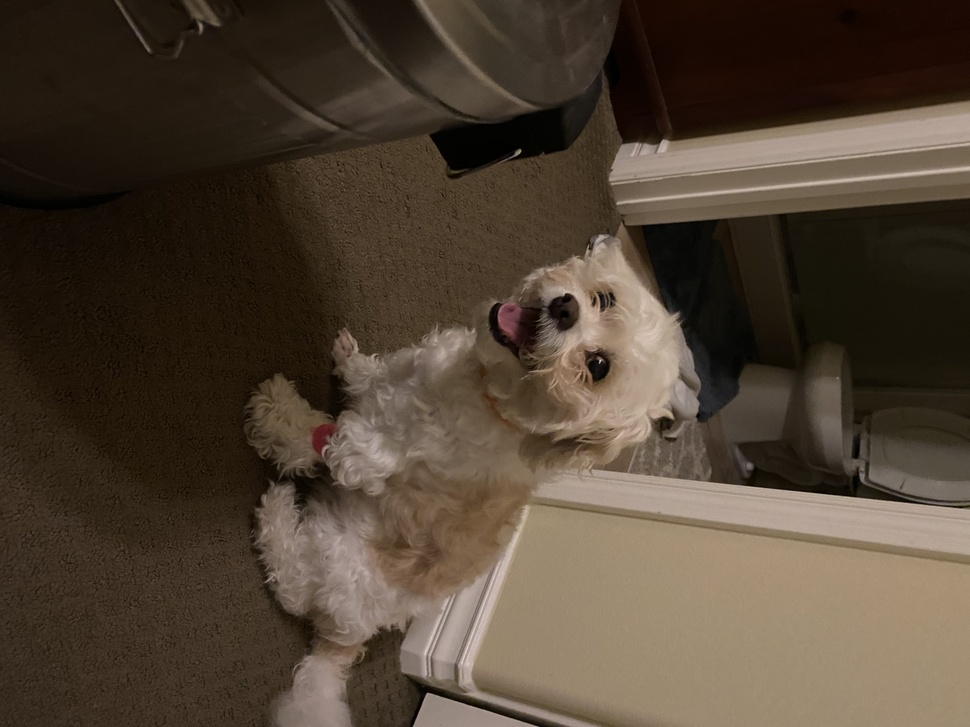
#> input picture images/dog.JPG, 970 x 727 px, shrunk from 4032 x 3024 before the run
$ python image_compression.py
#> lines starting #> are read from the running program, lines starting #| are printed output that depends on the picture
from PIL import Image
import matplotlib.pyplot as plt
import numpy as np

# Image Compression with Singular Value Decomposition

# Load the image and convert it to grayscale (to prevent complexity with colors)
img = Image.open("./images/dog.JPG").convert('LA')
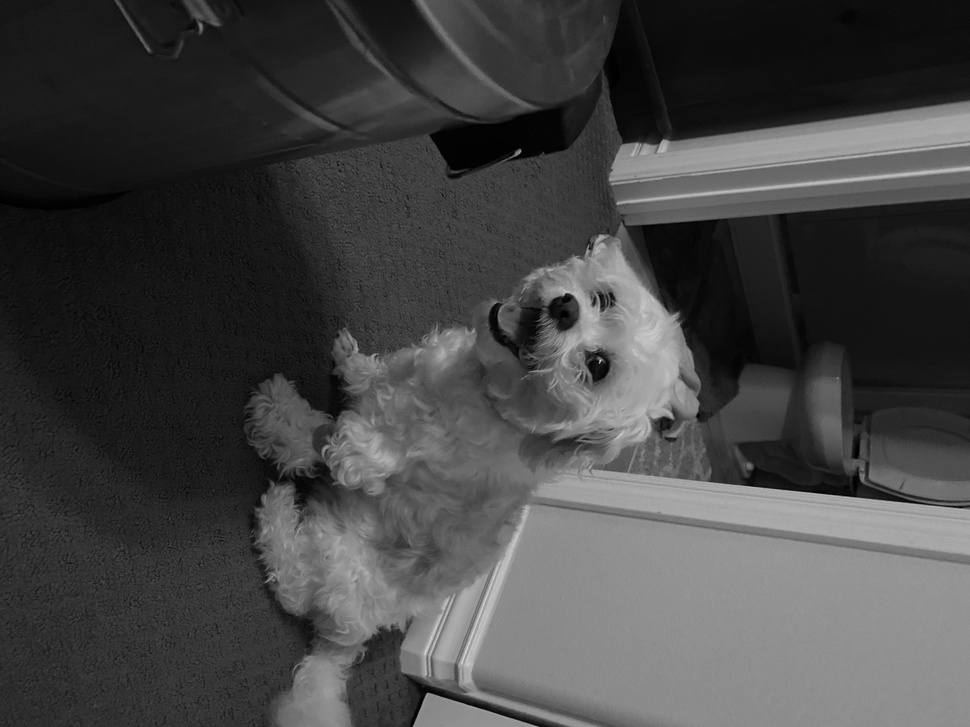
#> img: PIL image 970x727 LA; mean R, G, B, A 68.5, 68.5, 68.5, 255

imgmat = np.array(list(img.getdata(band=0)), float)

# img.size[1]: Height (number of rows).
# img.size[0]: Width (number of columns).
imgmat.shape = (img.size[1], img.size[0])

# Convert image data to a matrix
imgmat = np.matrix(imgmat)

# Get the SVD of the image
U, sigma, V = np.linalg.svd(imgmat)
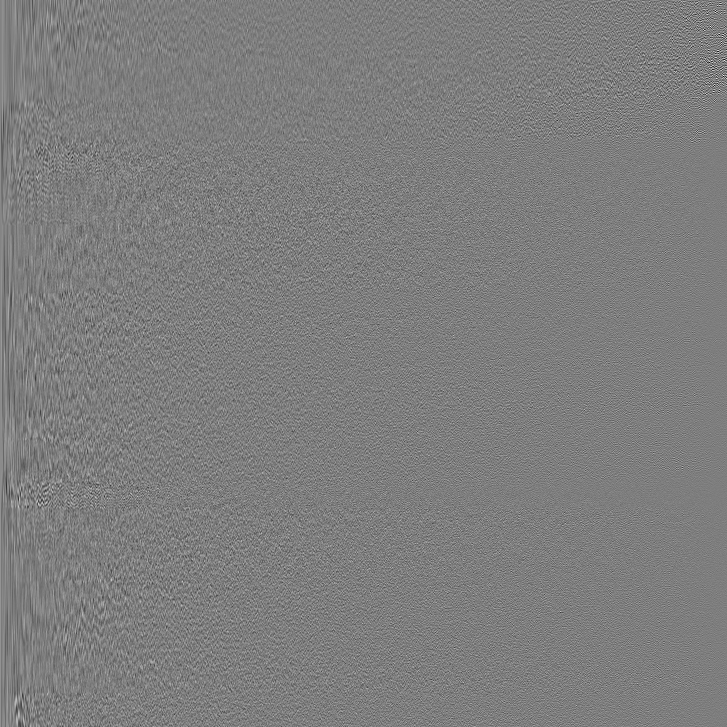
#> U: shape (727, 727) float64; min -0.326, max 0.333, mean 6.64e-05; drawn with min black and max white
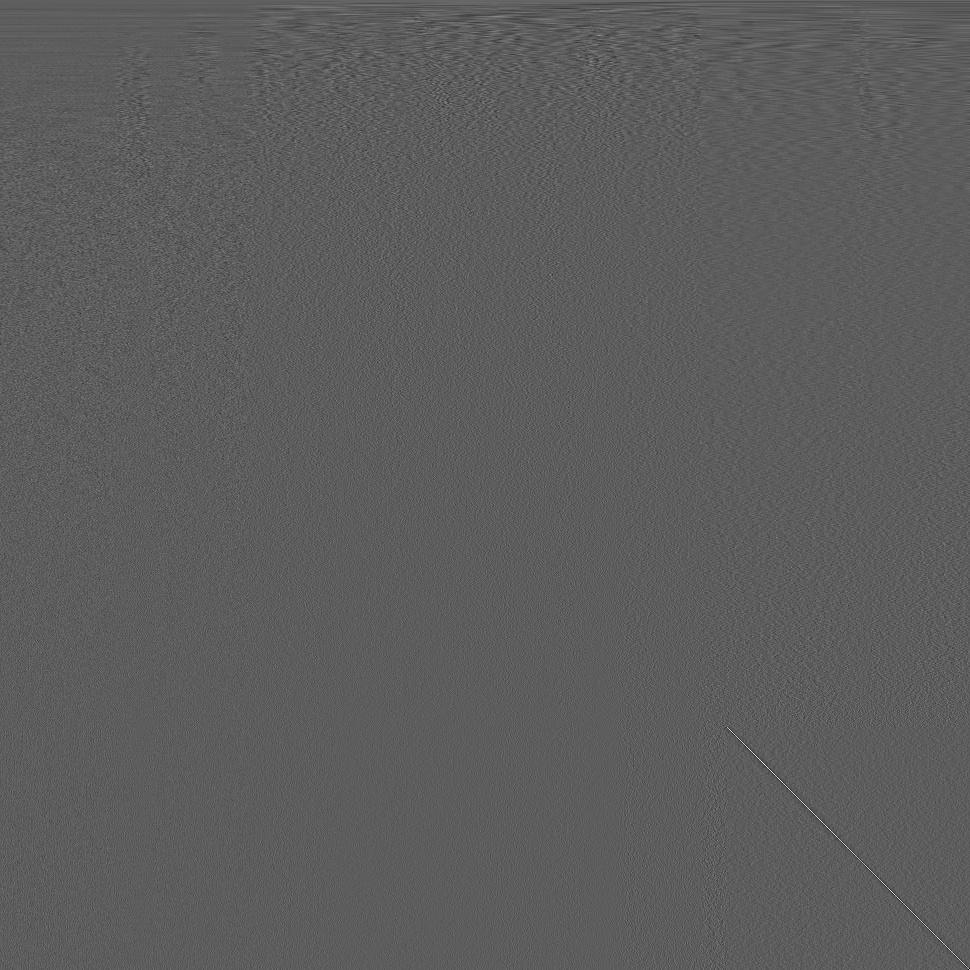
#> V: shape (970, 970) float64; min -0.377, max 0.652, mean 5.58e-05; drawn with min black and max white
#> sigma = 727 values, max 66854.9 at index 0, min 3.12 at index 726, mean 344.8

# Reconstruct the image
new_img = np.matrix(U[:, :5]) * np.diag(sigma[:5]) * np.matrix(V[:5, :])
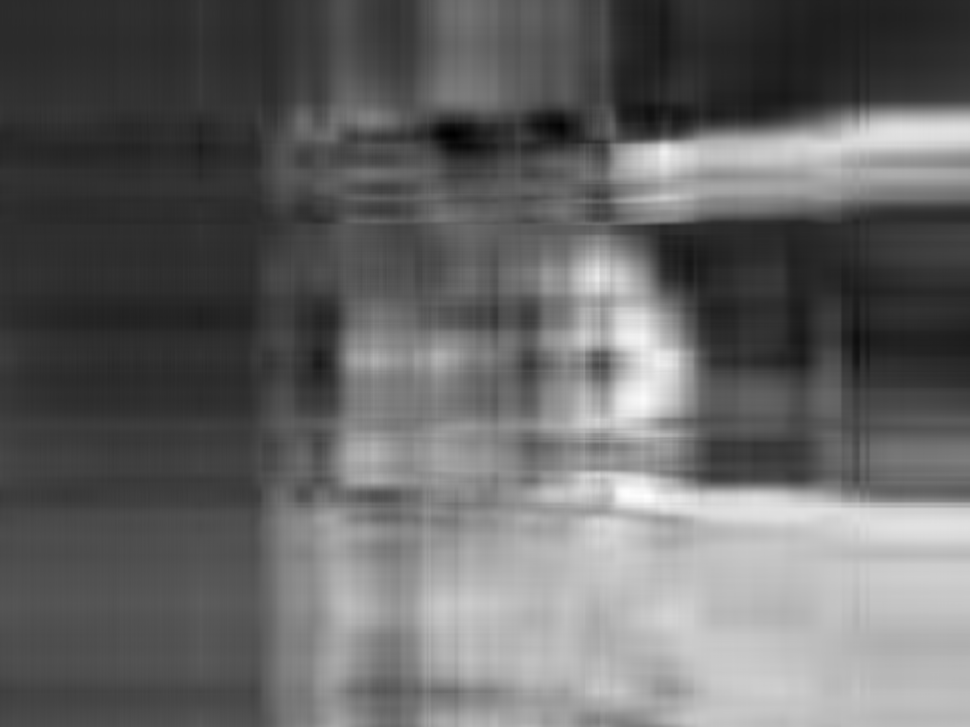
#> new_img: shape (727, 970) float64; min -18.03, max 197.8, mean 68.4; drawn with min black and max white

plt.imshow(new_img, cmap='gray')
plt.show()
